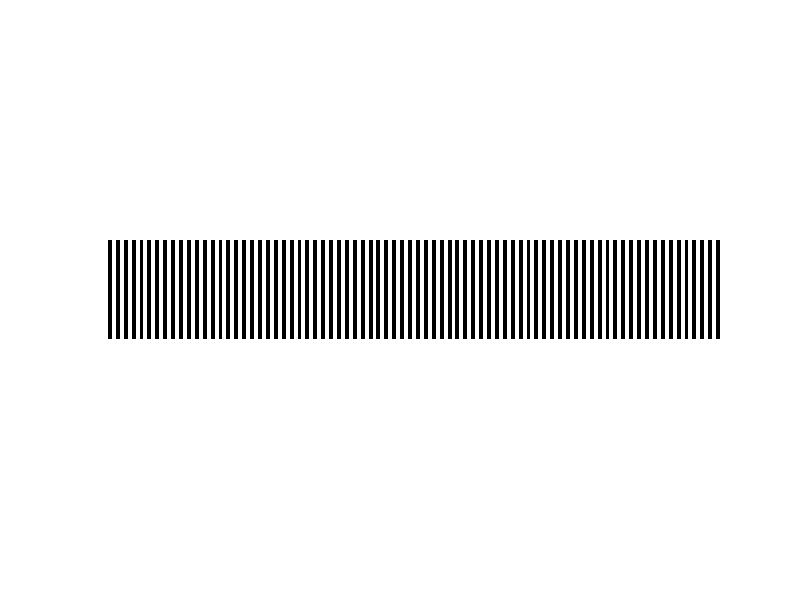
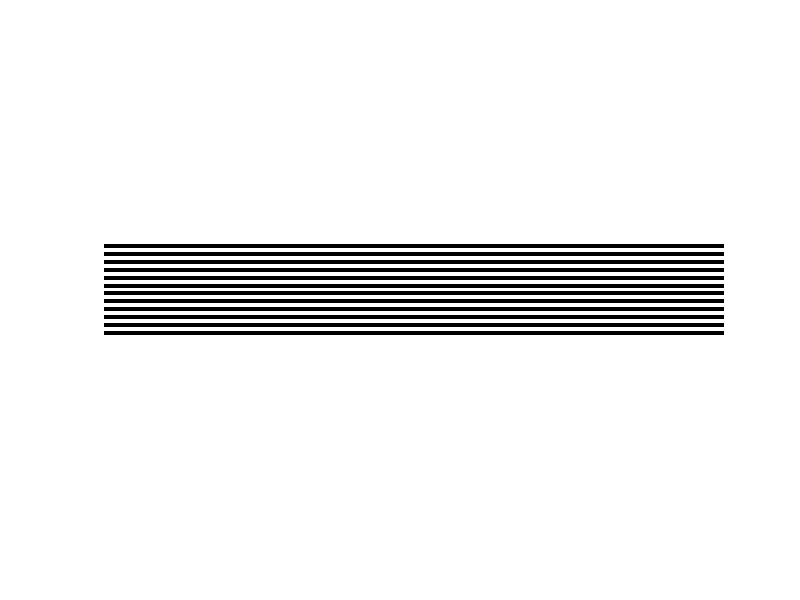

Here is the MATLAB script that generated these plots, in order:
%% Digital Image Processing Course 
% Prof. H. Pourreza
% Mini Project No #1 - Section 2
% building Vertical and Horzontal BW Bars

OutImageWidth = 1570;
OutImageHeight = 250;
OutImage = [];

%Building Vertical BW Bars
CColor = 0;
RColor = 0;
for YIndex= 0:OutImageHeight-1
    CColor = RColor;
    for XIndex = 0:OutImageWidth-1
        if (rem(XIndex, 10) == 0)
            if (CColor == 0) 
                CColor = 255;
            else
                CColor = 0;
            end
        end
       OutImage(YIndex+1, XIndex+1) = CColor; 
    end %XIndex
end %YIndex

figure;
imshow(mat2gray(OutImage));
imwrite(mat2gray(OutImage), strcat('D:\Yasser\University\Courses\Digital Image Processing\MiniProjects\diphmwrk\11\BWBar','_Vertical','.jpg'), 'jpg');

%Building Horizontal BW Bars
OutImage = [];
CColor = 0;
RColor = 0;
for YIndex= 0:OutImageHeight-1
    %CColor = RColor;
        if (rem(YIndex, 10) == 0)
            if (CColor == 0) 
                CColor = 255;
            else
                CColor = 0;
            end
        end

    for XIndex = 0:OutImageWidth-1
       OutImage(YIndex+1, XIndex+1) = CColor; 
    end %XIndex
end %YIndex

figure;
imshow(mat2gray(OutImage));
imwrite(mat2gray(OutImage), strcat('D:\Yasser\University\Courses\Digital Image Processing\MiniProjects\diphmwrk\11\BWBar','_Horizontal','.jpg'), 'jpg');
